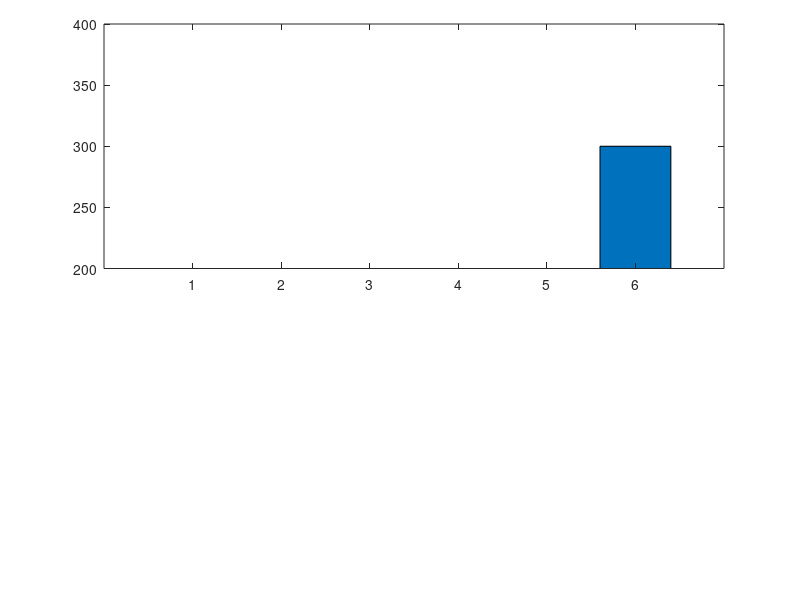

This figure's MATLAB source:
a=[1 3 6 4 5 300];
%a=[1 3 6 4 5 30];

ylim1=[0 20];
ylim2=[100 300];
ylim2=[200 400];
%ylim2=[10 50];
xlim=[0 length(a)+1];

figure;

% retrieve your default axis pos
clf;
p0=get(gca,'position')
delete(gcf);

% create axis1
%a1=axes('position',[p0(1) p0(2) p0(3)/2-.025 p0(4)]);
%a1=axes('position',[p0(1) p0(2) p0(3) p0(4)/2]);
%a2=axes('position',[p0(1) p0(4)/2+.145 p0(3) p0(4)/2])
%barh(a);
%bar(a);
%set(a1,'ylim',ylim1);
%set(a2,'xlim',xlim,'ylim',ylim2);
%set(a2,'xtick',[]);
%box off;

% create axis2
%a2=axes('position',[p0(1)+p0(3)/2+.025 p0(2) p0(3)/2-.025 p0(4)]);
a2=axes('position',[p0(1) p0(4)/2+.145 p0(3) p0(4)/2])
%a2=axes('position',[p0(1) p0(2) p0(3) p0(4)/2]);
%barh(a);
bar(a);

%set(a2,'ylim',ylim1);
%set(a2,'ylim',ylim2);
ylim(ylim2);
%set(a2,'xlim',xlim,'ylim',ylim2);
%set(a2,'xtick',[]);
%set(a2,'xcolor',get(a2,'color'));
%box off

%%%%%%%%%%%%%%%% plotting %%%%%%%%%%%%%%%%%%%%%
output = "break_axis";

%figure;
saveas(1, strcat(output, ".png"));

%box off
